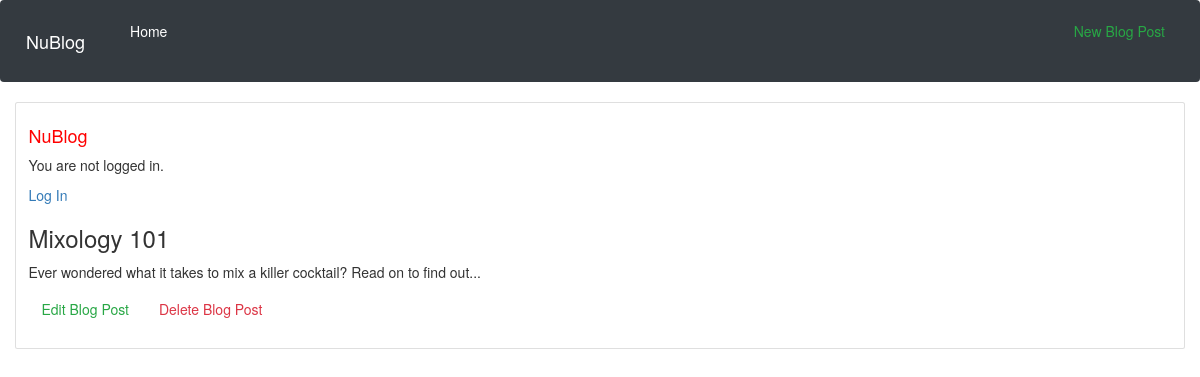
The app's page /post/2/, older data.
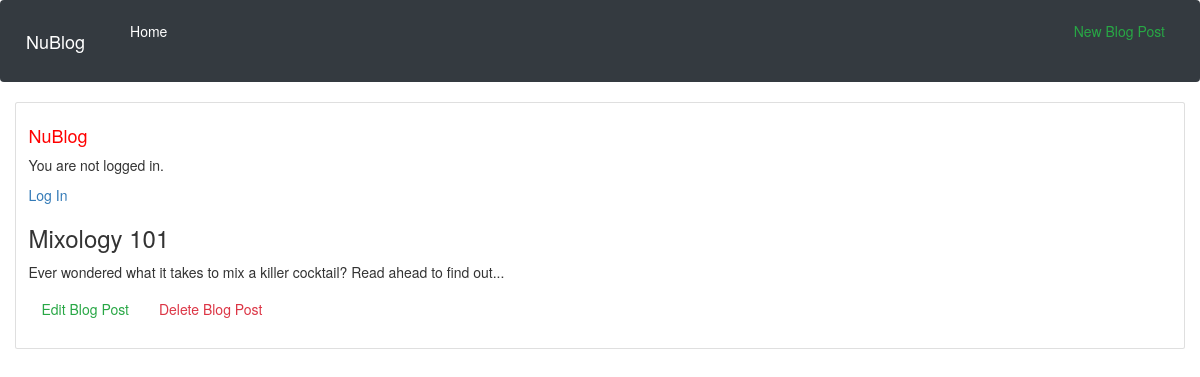
The same page, newer data.
### blog/models.py (models this page shows, shortened)
class Post(models.Model):
    title = models.CharField(max_length=200)
    author = models.ForeignKey('auth.User',on_delete=models.CASCADE,)
    body = models.TextField()

### blog/views.py (the view)
# urls.py: path('post/<int:pk>/', BlogDetailView.as_view(), name='post_detail'),
class BlogDetailView(DetailView):
    model = Post
    template_name = 'post_detail.html'

### blog/templates/post_detail.html
{% extends 'base.html' %}
{% block content %}
<div class="post-entry">
<h3>{{ post.title }}</h3>
<p>{{ post.body }}</p>
</div>
<a href="{% url 'post_edit' post.pk %}"><button class="btn btn-outline-success my-2 my-sm-0" type="button">Edit Blog Post</button></a>
<a href="{% url 'post_delete' post.pk %}"><button class="btn btn-outline-danger my-2 my-sm-0" type="button">Delete Blog Post</button></a>
{% endblock content %}

Row changes from the older to the newer data that the page shows:
changed Post "Mixology 101": body "Ever wondered what it takes to mix a killer cocktail? Read on to find out..." → "Ever wondered what it takes to mix a killer cocktail? Read ahead to find out..."
